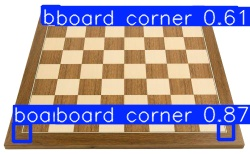
#> input picture algorithms/runs/detect/predict/image0.jpg, 250 x 154 px
$ python -i harriscorner.py   (imports and definitions only)
#> lines starting #> are read from the running program, lines starting #| are printed output that depends on the picture; after the words box and inside, x2 and y2 are one past the last pixel; in counts of white or black regions, pixels touching at a corner belong together
import cv2
import numpy as np
import matplotlib

def harris_corner(path_to_image):
#> called with path_to_image = 'runs/detect/predict/image0.jpg'
    img = cv2.imread(path_to_image)
#> img is the input picture: shape (154, 250, 3); mean B, G, R 170.3, 152.1, 163.2
    gray = cv2.cvtColor(img, cv2.COLOR_BGR2GRAY)
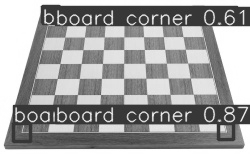
#> gray: shape (154, 250); min 48, max 255, mean 157.5

    # [8 lines of commented-out code are left out]

    new_img = np.float32(gray)
    dst = cv2.cornerHarris(new_img, 8, 3, 0.04)
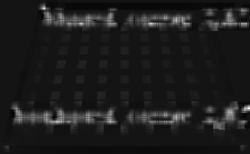
#> dst: shape (154, 250) float32; min -4963471, max 55417376, mean 1975319.5; drawn with min black and max white
    dst = cv2.dilate(dst, None)
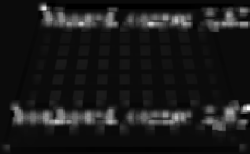
#> dst: shape (154, 250) float32; min -2708989.2, max 55417376, mean 3302500; drawn with min black and max white

    threshold = 0.01 * dst.max()
#> threshold = 554173.8
    harris_mask = dst > threshold
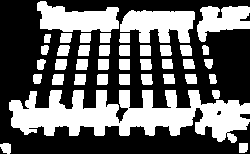
#> harris_mask: shape (154, 250) bool; 40.3% white; 39 white regions, largest, box (x1, y1, x2, y2) and area: (9, 90, 250, 143) 7206, (120, 10, 195, 43) 1778, (37, 1, 119, 32) 1719
    pts_y, pts_x = np.where(harris_mask)
#> pts_y = 15523 values from 1 to 153; pts_x = 15523 values, max 249 at index 165, min 0 at index 15357, mean 131.6
    corners = np.vstack((pts_x, pts_y)).T
#> corners = 15523 pairs, first value 0 to 249, second value 1 to 153

    sum_coordinates = corners.sum(axis=1)
#> sum_coordinates = 15523 values, max 397 at index 15505, min 40 at index 6, mean 206.3
    # for all pair [x, y] in the array calculate the difference (x - y) => return array in format [[diff_0], [diff_1], ..., [diff_n]]
    diff_coordinates = np.diff(corners, axis=1)
#> diff_coordinates = 15523 values, max 149 at index 15506, min -242 at index 165, mean -56.82
    # change array from [[diff_0], [diff_1], ..., [diff_n]] to [diff_0, diff_1, ..., diff_n]
    diff_coordinates = diff_coordinates.reshape(-1)

    top_left = corners[np.argmin(sum_coordinates)]      # np.argmin returns index of smallest value in arrays
#> top_left = [38, 2]
    top_right = corners[np.argmin(diff_coordinates)]
#> top_right = [249, 7]
    bottom_left = corners[np.argmax(diff_coordinates)]  # np.argmax returns index of biggest  value in arrays
#> bottom_left = [3, 152]
    bottom_right = corners[np.argmax(sum_coordinates)]
#> bottom_right = [246, 151]

    corners = np.array([bottom_left, top_left, top_right, bottom_right], dtype=np.float32).reshape(-1, 2)
#> corners = [[3, 152], [38, 2], [249, 7], [246, 151]]
    return corners

>>> result = harris_corner('runs/detect/predict/image0.jpg')
#> result = [[3, 152], [38, 2], [249, 7], [246, 151]]
